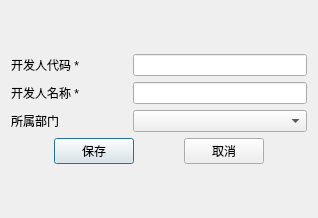
<?xml version="1.0" encoding="UTF-8"?>
<ui version="4.0">
 <class>RcmInfoPop</class>
 <widget class="QDialog" name="RcmInfoPop">
  <property name="geometry">
   <rect>
    <x>0</x>
    <y>0</y>
    <width>318</width>
    <height>218</height>
   </rect>
  </property>
  <property name="windowTitle">
   <string>开发人信息</string>
  </property>
  <layout class="QVBoxLayout" name="verticalLayout_2">
   <item>
    <layout class="QVBoxLayout" name="verticalLayout" stretch="1,1,1,1">
     <item>
      <layout class="QHBoxLayout" name="horizontalLayout_2" stretch="2,3">
       <item>
        <widget class="QLabel" name="label">
         <property name="text">
          <string>开发人代码 *</string>
         </property>
        </widget>
       </item>
       <item>
        <widget class="QLineEdit" name="le_id"/>
       </item>
      </layout>
     </item>
     <item>
      <layout class="QHBoxLayout" name="horizontalLayout" stretch="2,3">
       <item>
        <widget class="QLabel" name="label_2">
         <property name="text">
          <string>开发人名称 *</string>
         </property>
        </widget>
       </item>
       <item>
        <widget class="QLineEdit" name="le_name"/>
       </item>
      </layout>
     </item>
     <item>
      <layout class="QHBoxLayout" name="horizontalLayout_4" stretch="2,3">
       <item>
        <widget class="QLabel" name="label_3">
         <property name="text">
          <string>所属部门</string>
         </property>
        </widget>
       </item>
       <item>
        <widget class="QComboBox" name="cm_dept"/>
       </item>
      </layout>
     </item>
     <item>
      <layout class="QHBoxLayout" name="horizontalLayout_3">
       <item>
        <spacer name="horizontalSpacer_3">
         <property name="orientation">
          <enum>Qt::Horizontal</enum>
         </property>
         <property name="sizeHint" stdset="0">
          <size>
           <width>40</width>
           <height>20</height>
          </size>
         </property>
        </spacer>
       </item>
       <item>
        <widget class="QPushButton" name="save_btn">
         <property name="text">
          <string>保存</string>
         </property>
        </widget>
       </item>
       <item>
        <spacer name="horizontalSpacer_2">
         <property name="orientation">
          <enum>Qt::Horizontal</enum>
         </property>
         <property name="sizeHint" stdset="0">
          <size>
           <width>40</width>
           <height>20</height>
          </size>
         </property>
        </spacer>
       </item>
       <item>
        <widget class="QPushButton" name="cancle_btn">
         <property name="text">
          <string>取消</string>
         </property>
        </widget>
       </item>
       <item>
        <spacer name="horizontalSpacer">
         <property name="orientation">
          <enum>Qt::Horizontal</enum>
         </property>
         <property name="sizeHint" stdset="0">
          <size>
           <width>40</width>
           <height>20</height>
          </size>
         </property>
        </spacer>
       </item>
      </layout>
     </item>
    </layout>
   </item>
  </layout>
 </widget>
 <resources/>
 <connections/>
</ui>
